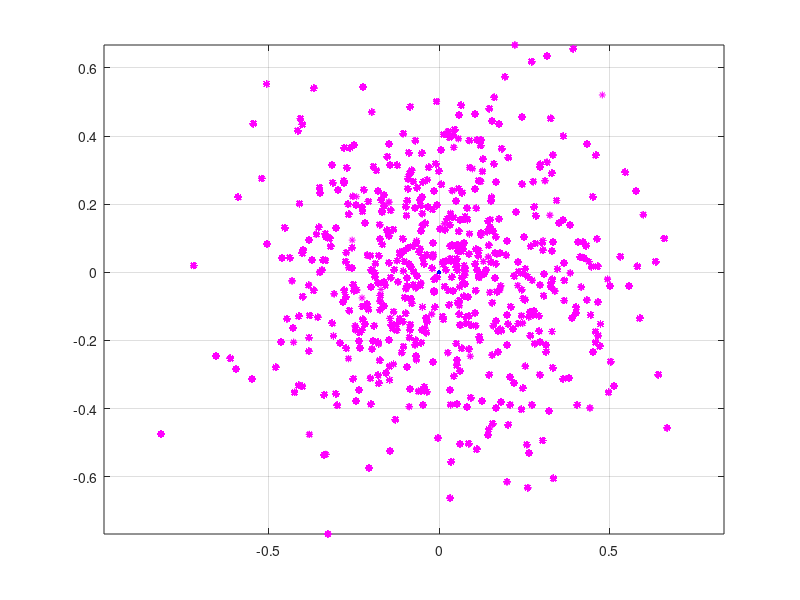
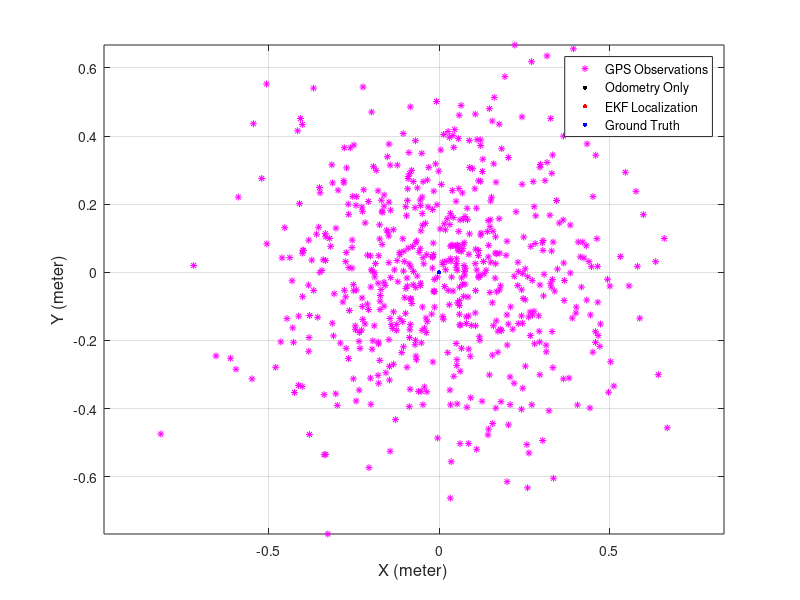

Write MATLAB code to recreate these figures, in order.
function [] = ekf_localization()
 
% Homework for ekf localization
% Modified by YH on 09/09/2019, thanks to the original open source
% Any questions please contact: zjuyinhuan@gmail.com

    close all;
    clear all;

    disp('EKF Start!')

    time = 0;
    global endTime; % [sec]
    endTime = 60;
    global dt;
    dt = 0.1; % [sec]

    removeStep = 5;

    nSteps = ceil((endTime - time)/dt);

    estimation.time=[];
    estimation.u=[];
    estimation.GPS=[];
    estimation.xOdom=[];
    estimation.xEkf=[];
    estimation.xTruth=[];

    % State Vector [x y yaw]'
    xEkf=[0 0 0]';
    PxEkf = eye(3);

    % Ground True State
    xTruth=xEkf;

    % Odometry Only
    xOdom=xTruth;

    % Observation vector [x y yaw]'
    z=[0 0 0]';

    % Simulation parameter
    global noiseQ
    noiseQ = diag([0.1 0 degreeToRadian(10)]).^2; %[Vx Vy yawrate]

    global noiseR
    noiseR = diag([0.5 0.5 degreeToRadian(5)]).^2;%[x y yaw]
    
    % Covariance Matrix for motion
%     convQ=?

    % Covariance Matrix for observation
%     convR=?

    % Other Intial
    % ?

    % Main loop
    for i=1 : nSteps
        time = time + dt;
        % Input
        u=robotControl(time);
        % Observation
        [z,xTruth,xOdom,u]=prepare(xTruth, xOdom, u);

        % ------ Kalman Filter --------
        % Predict
        % ?

        % Update
        % xEkf=?
        % -----------------------------

        % Simulation estimation
        estimation.time=[estimation.time; time];
        estimation.xTruth=[estimation.xTruth; xTruth'];
        estimation.xOdom=[estimation.xOdom; xOdom'];
        estimation.xEkf=[estimation.xEkf;xEkf'];
        estimation.GPS=[estimation.GPS; z'];
        estimation.u=[estimation.u; u'];

        % Plot in real time
        % Animation (remove some flames)
        if rem(i,removeStep)==0
            %hold off;
            plot(estimation.GPS(:,1),estimation.GPS(:,2),'*m', 'MarkerSize', 5);hold on;
            plot(estimation.xOdom(:,1),estimation.xOdom(:,2),'.k', 'MarkerSize', 10);hold on;
            plot(estimation.xEkf(:,1),estimation.xEkf(:,2),'.r','MarkerSize', 10);hold on;
            plot(estimation.xTruth(:,1),estimation.xTruth(:,2),'.b', 'MarkerSize', 10);hold on;
            axis equal;
            grid on;
            drawnow;
            %movcount=movcount+1;
            %mov(movcount) = getframe(gcf);
        end 
    end
    close
    
    finalPlot(estimation);
 
end

% control
function u = robotControl(time)
    global endTime;

    T = 10; % sec
    Vx = 1.0; % m/s
    Vy = 0.2; % m/s
    yawrate = 5; % deg/s
    
    % half
    if time > (endTime/2)
        yawrate = -5;
    end
    
    u =[ Vx*(1-exp(-time/T)) Vy*(1-exp(-time/T)) degreeToRadian(yawrate)*(1-exp(-time/T))]';
    
end

% all observations for 
function [z, xTruth, xOdom, u] = prepare(xTruth, xOdom, u)
    global noiseQ;
    global noiseR;

    % Ground Truth
    xTruth=doMotion(xTruth, u);
    % add Motion Noises
    u=u+noiseQ*randn(3,1);
    % Odometry Only
    xOdom=doMotion(xOdom, u);
    % add Observation Noises
    z=xTruth+noiseR*randn(3,1);
end


% Motion Model
function x = doMotion(x, u)
    global dt;
    %?
end

% Jacobian of Motion Model
function jF = jacobF(x, u)
    global dt;
    %?
end

%Observation Model
function x = doObservation(z, xPred)
    %?
 end

%Jacobian of Observation Model
function jH = jacobH(x)
    %?
end

% finally plot the results
function []=finalPlot(estimation)
    figure;
    
    plot(estimation.GPS(:,1),estimation.GPS(:,2),'*m', 'MarkerSize', 5);hold on;
    plot(estimation.xOdom(:,1), estimation.xOdom(:,2),'.k','MarkerSize', 10); hold on;
    plot(estimation.xEkf(:,1), estimation.xEkf(:,2),'.r','MarkerSize', 10); hold on;
    plot(estimation.xTruth(:,1), estimation.xTruth(:,2),'.b','MarkerSize', 10); hold on;
    legend('GPS Observations','Odometry Only','EKF Localization', 'Ground Truth');

    xlabel('X (meter)', 'fontsize', 12);
    ylabel('Y (meter)', 'fontsize', 12);
    grid on;
    axis equal;
    
    % calculate error
    % ?

end

function radian = degreeToRadian(degree)
    radian = degree/180*pi;
end